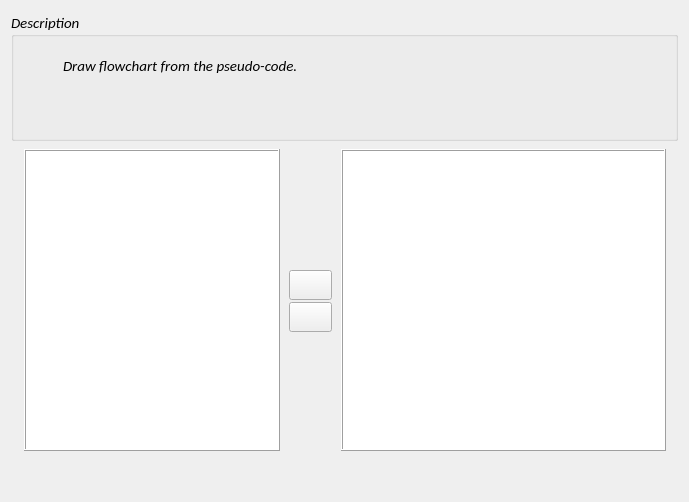
          <widget class="QWidget" name="draw_graph_page">
           <layout class="QVBoxLayout" name="verticalLayout_22">
            <item>
             <widget class="QGroupBox" name="groupBox_10">
              <property name="minimumSize">
               <size>
                <width>0</width>
                <height>130</height>
               </size>
              </property>
              <property name="font">
               <font>
                <family>Calibri</family>
                <pointsize>11</pointsize>
                <weight>50</weight>
                <italic>true</italic>
                <bold>false</bold>
               </font>
              </property>
              <property name="title">
               <string>Description</string>
              </property>
              <property name="alignment">
               <set>Qt::AlignLeading|Qt::AlignLeft|Qt::AlignVCenter</set>
              </property>
              <layout class="QVBoxLayout" name="verticalLayout_18">
               <item>
                <layout class="QHBoxLayout" name="horizontalLayout_15">
                 <item>
                  <spacer name="horizontalSpacer_15">
                   <property name="orientation">
                    <enum>Qt::Horizontal</enum>
                   </property>
                   <property name="sizeType">
                    <enum>QSizePolicy::Fixed</enum>
                   </property>
                   <property name="sizeHint" stdset="0">
                    <size>
                     <width>40</width>
                     <height>20</height>
                    </size>
                   </property>
                  </spacer>
                 </item>
                 <item>
                  <layout class="QVBoxLayout" name="verticalLayout_19">
                   <item>
                    <spacer name="verticalSpacer_11">
                     <property name="orientation">
                      <enum>Qt::Vertical</enum>
                     </property>
                     <property name="sizeType">
                      <enum>QSizePolicy::Fixed</enum>
                     </property>
                     <property name="sizeHint" stdset="0">
                      <size>
                       <width>20</width>
                       <height>10</height>
                      </size>
                     </property>
                    </spacer>
                   </item>
                   <item>
                    <widget class="QLabel" name="label_26">
                     <property name="font">
                      <font>
                       <family>Calibri</family>
                       <pointsize>11</pointsize>
                       <weight>50</weight>
                       <italic>true</italic>
                       <bold>false</bold>
                      </font>
                     </property>
                     <property name="text">
                      <string>Draw flowchart from the pseudo-code.</string>
                     </property>
                     <property name="alignment">
                      <set>Qt::AlignLeading|Qt::AlignLeft|Qt::AlignTop</set>
                     </property>
                     <property name="wordWrap">
                      <bool>true</bool>
                     </property>
                    </widget>
                   </item>
                  </layout>
                 </item>
                 <item>
                  <spacer name="horizontalSpacer_16">
                   <property name="orientation">
                    <enum>Qt::Horizontal</enum>
                   </property>
                   <property name="sizeType">
                    <enum>QSizePolicy::Fixed</enum>
                   </property>
                   <property name="sizeHint" stdset="0">
                    <size>
                     <width>40</width>
                     <height>20</height>
                    </size>
                   </property>
                  </spacer>
                 </item>
                </layout>
               </item>
              </layout>
             </widget>
            </item>
            <item>
             <layout class="QHBoxLayout" name="horizontalLayout_16">
              <property name="spacing">
               <number>4</number>
              </property>
              <property name="leftMargin">
               <number>13</number>
              </property>
              <property name="topMargin">
               <number>2</number>
              </property>
              <property name="rightMargin">
               <number>12</number>
              </property>
              <property name="bottomMargin">
               <number>40</number>
              </property>
              <item>
               <widget class="QTextEdit" name="graph_origin">
                <property name="sizePolicy">
                 <sizepolicy hsizetype="Expanding" vsizetype="Expanding">
                  <horstretch>0</horstretch>
                  <verstretch>0</verstretch>
                 </sizepolicy>
                </property>
                <property name="minimumSize">
                 <size>
                  <width>225</width>
                  <height>0</height>
                 </size>
                </property>
                <property name="maximumSize">
                 <size>
                  <width>500</width>
                  <height>16777215</height>
                 </size>
                </property>
                <property name="font">
                 <font>
                  <family>Calibri</family>
                  <pointsize>11</pointsize>
                  <weight>50</weight>
                  <italic>false</italic>
                  <bold>false</bold>
                 </font>
                </property>
                <property name="frameShape">
                 <enum>QFrame::Box</enum>
                </property>
                <property name="frameShadow">
                 <enum>QFrame::Raised</enum>
                </property>
                <property name="lineWrapMode">
                 <enum>QTextEdit::NoWrap</enum>
                </property>
                <property name="readOnly">
                 <bool>false</bool>
                </property>
                <property name="markdown">
                 <string/>
                </property>
                <property name="html">
                 <string>&lt;!DOCTYPE HTML PUBLIC &quot;-//W3C//DTD HTML 4.0//EN&quot; &quot;http://www.w3.org/TR/REC-html40/strict.dtd&quot;&gt;
&lt;html&gt;&lt;head&gt;&lt;meta name=&quot;qrichtext&quot; content=&quot;1&quot; /&gt;&lt;style type=&quot;text/css&quot;&gt;
p, li { white-space: pre-wrap; }
&lt;/style&gt;&lt;/head&gt;&lt;body style=&quot; font-family:'Calibri'; font-size:11pt; font-weight:400; font-style:normal;&quot;&gt;
&lt;p style=&quot;-qt-paragraph-type:empty; margin-top:0px; margin-bottom:0px; margin-left:0px; margin-right:0px; -qt-block-indent:0; text-indent:0px; font-size:12pt;&quot;&gt;&lt;br /&gt;&lt;/p&gt;&lt;/body&gt;&lt;/html&gt;</string>
                </property>
                <property name="acceptRichText">
                 <bool>false</bool>
                </property>
                <property name="textInteractionFlags">
                 <set>Qt::TextEditorInteraction</set>
                </property>
               </widget>
              </item>
              <item>
               <layout class="QVBoxLayout" name="verticalLayout_20">
                <property name="spacing">
                 <number>2</number>
                </property>
                <property name="leftMargin">
                 <number>5</number>
                </property>
                <property name="topMargin">
                 <number>120</number>
                </property>
                <property name="rightMargin">
                 <number>5</number>
                </property>
                <property name="bottomMargin">
                 <number>120</number>
                </property>
                <item>
                 <widget class="QPushButton" name="graph_convert_bt">
                  <property name="sizePolicy">
                   <sizepolicy hsizetype="Expanding" vsizetype="Maximum">
                    <horstretch>0</horstretch>
                    <verstretch>0</verstretch>
                   </sizepolicy>
                  </property>
                  <property name="minimumSize">
                   <size>
                    <width>0</width>
                    <height>30</height>
                   </size>
                  </property>
                  <property name="maximumSize">
                   <size>
                    <width>95</width>
                    <height>27</height>
                   </size>
                  </property>
                  <property name="font">
                   <font>
                    <family>Calibri</family>
                    <pointsize>12</pointsize>
                    <weight>50</weight>
                    <italic>true</italic>
                    <bold>false</bold>
                   </font>
                  </property>
                  <property name="toolTip">
                   <string>&lt;html&gt;&lt;head/&gt;&lt;body&gt;&lt;p&gt;Autogo&lt;/p&gt;&lt;/body&gt;&lt;/html&gt;</string>
                  </property>
                  <property name="text">
                   <string/>
                  </property>
                  <property name="icon">
                   <iconset resource="icon.qrc">
                    <normaloff>:/ico/.imgs/change.png</normaloff>:/ico/.imgs/change.png</iconset>
                  </property>
                  <property name="iconSize">
                   <size>
                    <width>27</width>
                    <height>18</height>
                   </size>
                  </property>
                  <property name="shortcut">
                   <string>Return</string>
                  </property>
                 </widget>
                </item>
                <item>
                 <widget class="QPushButton" name="xml_clear">
                  <property name="sizePolicy">
                   <sizepolicy hsizetype="Expanding" vsizetype="Maximum">
                    <horstretch>0</horstretch>
                    <verstretch>0</verstretch>
                   </sizepolicy>
                  </property>
                  <property name="minimumSize">
                   <size>
                    <width>0</width>
                    <height>30</height>
                   </size>
                  </property>
                  <property name="maximumSize">
                   <size>
                    <width>95</width>
                    <height>27</height>
                   </size>
                  </property>
                  <property name="font">
                   <font>
                    <family>Calibri</family>
                    <pointsize>12</pointsize>
                    <weight>50</weight>
                    <italic>true</italic>
                    <bold>false</bold>
                   </font>
                  </property>
                  <property name="toolTip">
                   <string>&lt;html&gt;&lt;head/&gt;&lt;body&gt;&lt;p&gt;Autogo&lt;/p&gt;&lt;/body&gt;&lt;/html&gt;</string>
                  </property>
                  <property name="text">
                   <string/>
                  </property>
                  <property name="icon">
                   <iconset resource="icon.qrc">
                    <normaloff>:/ico/.imgs/trash.png</normaloff>:/ico/.imgs/trash.png</iconset>
                  </property>
                  <property name="iconSize">
                   <size>
                    <width>27</width>
                    <height>18</height>
                   </size>
                  </property>
                  <property name="shortcut">
                   <string>Return</string>
                  </property>
                 </widget>
                </item>
               </layout>
              </item>
              <item>
               <widget class="QTextEdit" name="graph">
                <property name="sizePolicy">
                 <sizepolicy hsizetype="Expanding" vsizetype="Expanding">
                  <horstretch>0</horstretch>
                  <verstretch>0</verstretch>
                 </sizepolicy>
                </property>
                <property name="minimumSize">
                 <size>
                  <width>325</width>
                  <height>0</height>
                 </size>
                </property>
                <property name="maximumSize">
                 <size>
                  <width>16777211</width>
                  <height>16777215</height>
                 </size>
                </property>
                <property name="font">
                 <font>
                  <family>Calibri</family>
                  <pointsize>11</pointsize>
                  <weight>50</weight>
                  <italic>false</italic>
                  <bold>false</bold>
                 </font>
                </property>
                <property name="frameShape">
                 <enum>QFrame::Box</enum>
                </property>
                <property name="frameShadow">
                 <enum>QFrame::Raised</enum>
                </property>
                <property name="lineWrapMode">
                 <enum>QTextEdit::NoWrap</enum>
                </property>
                <property name="readOnly">
                 <bool>true</bool>
                </property>
                <property name="markdown">
                 <string/>
                </property>
                <property name="html">
                 <string>&lt;!DOCTYPE HTML PUBLIC &quot;-//W3C//DTD HTML 4.0//EN&quot; &quot;http://www.w3.org/TR/REC-html40/strict.dtd&quot;&gt;
&lt;html&gt;&lt;head&gt;&lt;meta name=&quot;qrichtext&quot; content=&quot;1&quot; /&gt;&lt;style type=&quot;text/css&quot;&gt;
p, li { white-space: pre-wrap; }
&lt;/style&gt;&lt;/head&gt;&lt;body style=&quot; font-family:'Calibri'; font-size:11pt; font-weight:400; font-style:normal;&quot;&gt;
&lt;p style=&quot;-qt-paragraph-type:empty; margin-top:0px; margin-bottom:0px; margin-left:0px; margin-right:0px; -qt-block-indent:0; text-indent:0px; font-size:12pt;&quot;&gt;&lt;br /&gt;&lt;/p&gt;&lt;/body&gt;&lt;/html&gt;</string>
                </property>
                <property name="textInteractionFlags">
                 <set>Qt::TextSelectableByMouse</set>
                </property>
               </widget>
              </item>
             </layout>
            </item>
           </layout>
          </widget>
